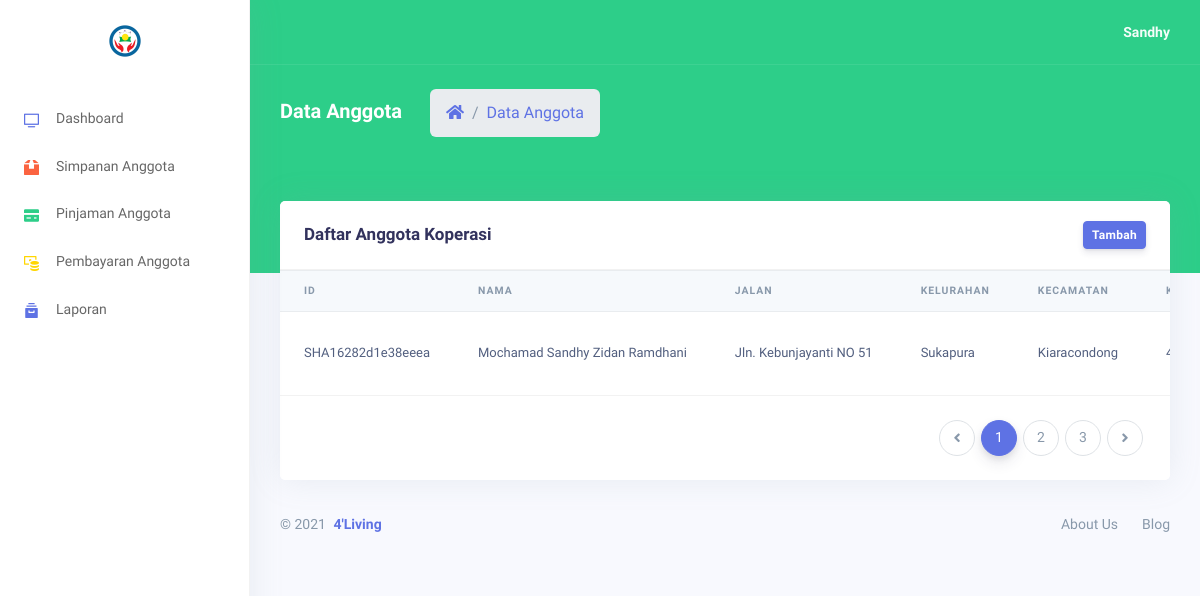
The page /user/tampilan/data.php on the database its author committed.
### tables this page shows
CREATE TABLE `user` (
  `ID_USER` varchar(255) NOT NULL,
  `EMAIL` varchar(244) NOT NULL,
  `USERNAME` varchar(20) NOT NULL,
  `PASSWORD` varchar(15) NOT NULL,
  `NAMA` varchar(255) NOT NULL,
  `JALAN` varchar(255) NOT NULL,
  `KELURAHAN` varchar(255) NOT NULL,
  `KECAMATAN` varchar(255) NOT NULL,
  `KODE_POS` int(5) NOT NULL,
  `TELEPON` varchar(15) NOT NULL,
  `STATUS` varchar(255) DEFAULT NULL,
  PRIMARY KEY (`ID_USER`)
);

### user/tampilan/data.php (the view, shortened to what this page needs)
<!DOCTYPE html>
<html>
<head>
  <link rel="stylesheet" href="../assets/vendor/nucleo/css/nucleo.css" type="text/css">
  <link rel="stylesheet" href="../assets/vendor/@fortawesome/fontawesome-free/css/all.min.css" type="text/css">
  <link rel="stylesheet" href="../assets/css/argon.css?v=1.2.0" type="text/css">
  <link rel="stylesheet" href="../assets/css/style.css" type="text/css">
<link rel="stylesheet" href="https://maxcdn.bootstrapcdn.com/font-awesome/4.7.0/css/font-awesome.min.css">
</head>
<body>
  <?php include 'sidebar.php' ?>
  <div class="main-content" id="panel">
    <?php include 'topbar.php' ?>
    <div class="header bg-success pb-7">
      <div class="container-fluid">
        <div class="header-body">
          <div class="row align-items-center py-4">
            <div class="col-lg-6 col-7">
              <h6 class="h2 text-white d-inline-block mb-0">Data Anggota</h6>
              <nav aria-label="breadcrumb" class="d-none d-md-inline-block ml-md-4">
                <ol class="breadcrumb breadcrumb-links breadcrumb-dark">
                  <li class="breadcrumb-item"><a href="index.html"><i class="fas fa-home"></i></a></li>
                  <li class="breadcrumb-item"><a href="#">Data Anggota</a></li>
                </ol>
              </nav>
            </div>
          </div>
        </div>
      </div>
    </div>
    <div class="container-fluid mt--6">
      <div class="row">
        <div class="col">
          <div class="card">
            <div class="card-header">
              <div class="row align-items-center">
                <div class="col-8">
                  <h3 class="mb-0">Daftar Anggota Koperasi </h3>
                </div>
                <div class="col-4 text-right">
                  <button class="btn btn-sm btn-primary" data-toggle="modal" data-target="#squarespaceModal">Tambah</button>
                </div>
              </div>
            </div>
            <?php
            include "../../login/config/config.php";
            $sql = "SELECT * FROM user ";
            $result = mysqli_query($conn, $sql) or die($mysqli_error);
            if ($result) {
              if (mysqli_num_rows($result) > 0) {
            ?>
                <div class='table-responsive'>
                  <table class='table align-items-center table-flush'>
                    <thead class='thead-light'>
                      <tr>
                        <th>Id</th>
                        <th>Nama</th>
                        <th>Jalan</th>
                        <th>Kelurahan</th>
                        <th>Kecamatan</th>
                        <th>Kode POS</th>
                      </tr>
                    </thead>
                    <tbody>
                      <?php
                      while ($row = mysqli_fetch_array($result)) {
                        echo "<tr>";
                        echo "<td>" . $row['ID_USER'] . "</td>";
                        echo "<td>" . $row['NAMA'] . "</td>";
                        echo "<td>" . $row['JALAN'] . "</td>";
                        echo "<td>" . $row['KELURAHAN'] . "</td>";
                        echo "<td>" . $row['KECAMATAN'] . "</td>";
                        echo "<td>" . $row['KODE_POS'] . "</td>";
                      ?>
                </div>
              <?php } ?>
          </div>
      <?php
              } else {
                echo "<p class='lead'><em>No records were found.</em></p>";
              }
            } else {
              echo "ERROR: Could not able to execute $sql. " . mysqli_error($link);
            }
      ?>
      <div class="card-footer py-4">
        <nav aria-label="...">
          <ul class="pagination justify-content-end mb-0">
            <li class="page-item disabled">
              <a class="page-link" href="#" tabindex="-1">
                <i class="fas fa-angle-left"></i>
              </a>
            </li>
            <li class="page-item active">
              <a class="page-link" href="#">1</a>
            </li>
            <li class="page-item">
              <a class="page-link" href="#">2 <span class="sr-only">(current)</span></a>
            </li>
            <li class="page-item"><a class="page-link" href="#">3</a></li>
            <li class="page-item">
              <a class="page-link" href="#">
                <i class="fas fa-angle-right"></i>
              </a>
            </li>
          </ul>
        </nav>
      </div>
        </div>
      </div>
    </div>
    <?php include "footer.php" ?>
  </div>
</body>
</html>

### user/assets/css/style.css (style rules this page uses)
body { font-family: 'Varela Round', sans-serif; }

### rows shown on the page
user: ID_USER "SHA16282d1e38eeea", NAMA "Mochamad Sandhy Zidan Ramdhani", JALAN "Jln. Kebunjayanti NO 51", KELURAHAN "Sukapura", KECAMATAN "Kiaracondong"
